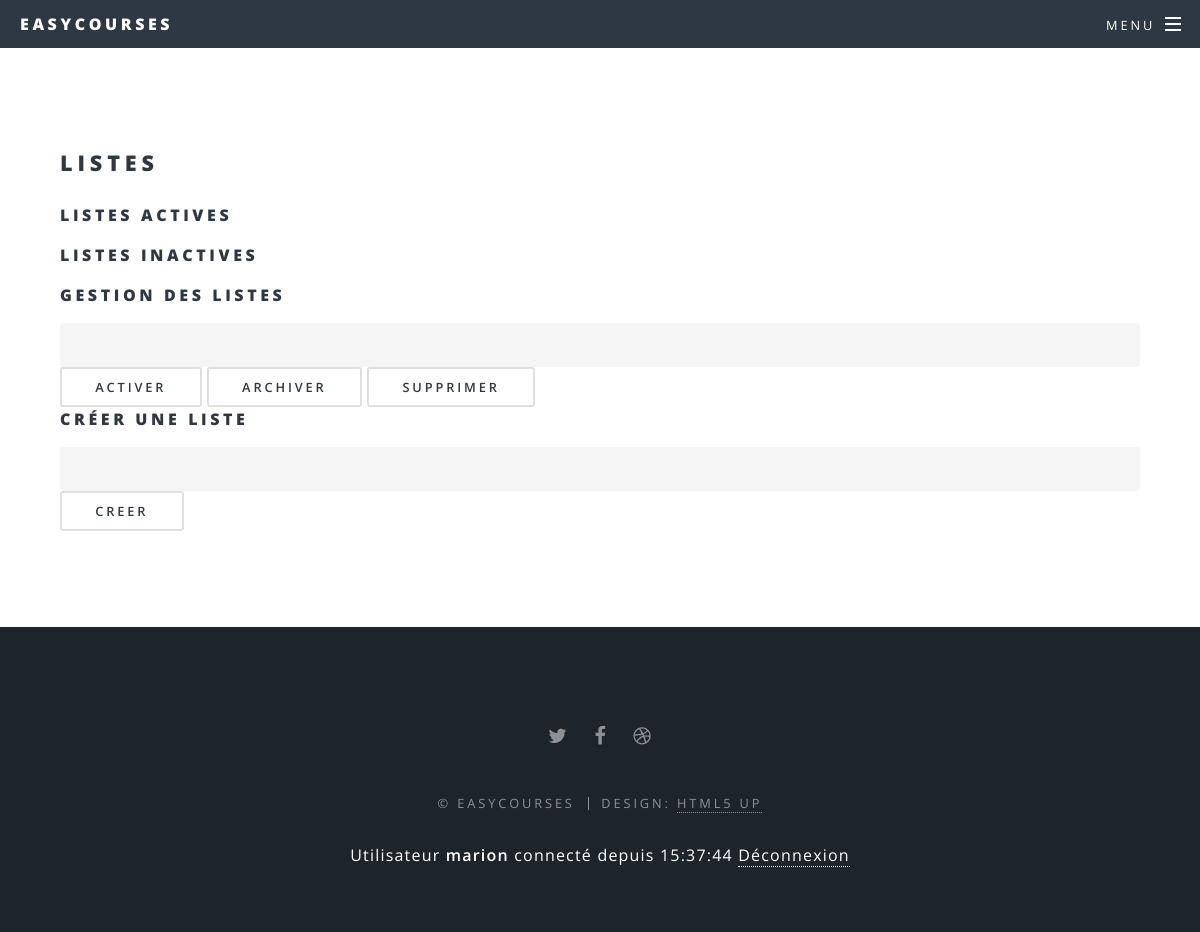
Page / (signed in) on the earlier database version.
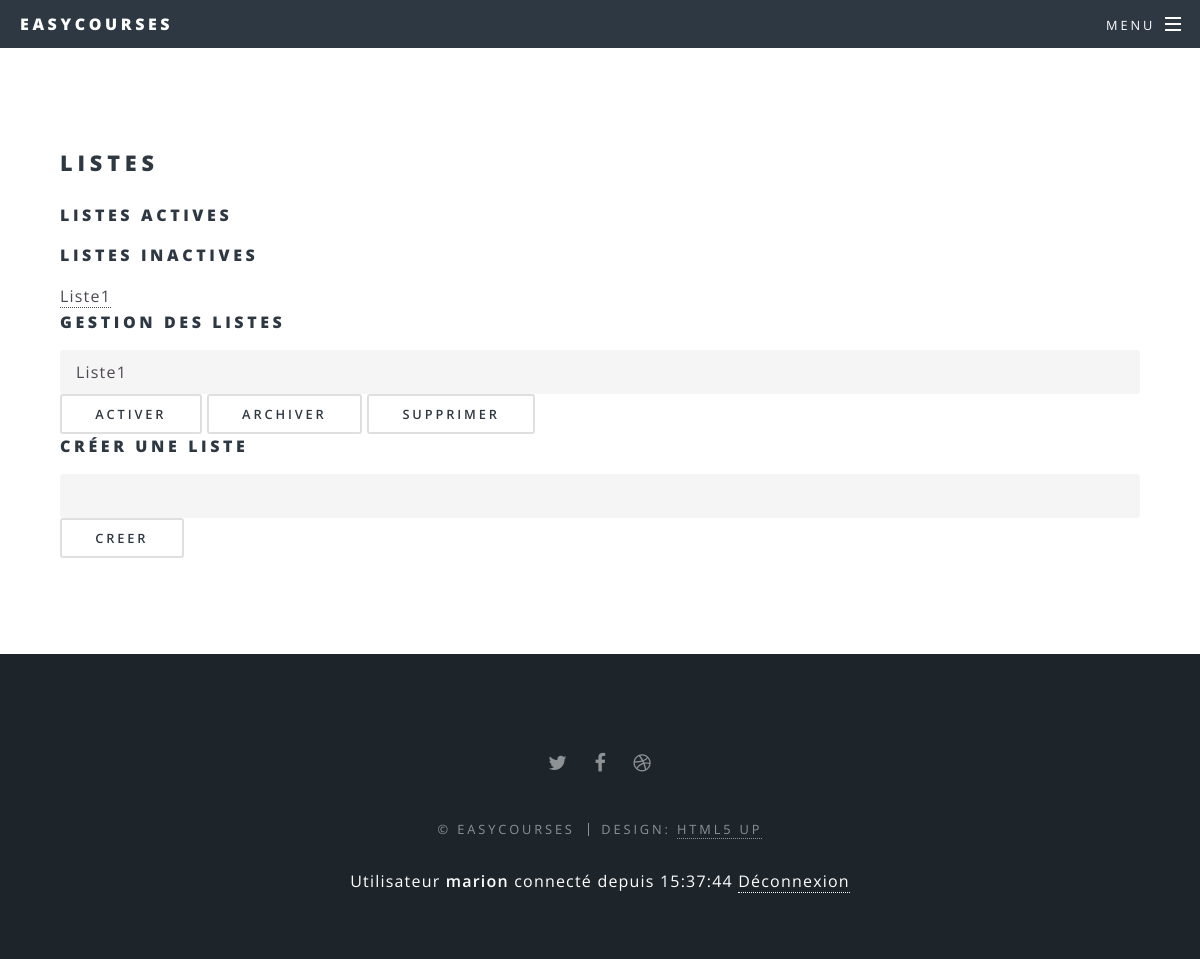
Same page on the later database version.
### tables this page shows
CREATE TABLE IF NOT EXISTS `listes` (
  `id` int(11) NOT NULL AUTO_INCREMENT COMMENT 'identifiant de la liste',
  `nom` varchar(20) NOT NULL COMMENT 'nom',
  `complete` tinyint(1) NOT NULL DEFAULT '0' COMMENT 'indique si la liste est complete',
  `idAuteur` int(11) NOT NULL COMMENT 'id de users, clé etrangere',
  PRIMARY KEY (`id`)
);

### libs/maLibUtils.php (called while the page is built, shortened)
<?php
	function valider($nom,$type="REQUEST") {
		switch($type) {
			case 'SESSION':
			if(isset($_SESSION[$nom]) && !($_SESSION[$nom] == ""))
				return $_SESSION[$nom];
			break;
		}
		return false;
	}
?>

### libs/maLibSQL.pdo.php (called while the page is built, shortened)
<?php
include_once "config.php";
function SQLSelect($sql)
{
 	global $BDD_host;
	global $BDD_base;
 	global $BDD_user;
 	global $BDD_password;
	try {
		$dbh = new PDO("mysql:host=$BDD_host;dbname=$BDD_base", $BDD_user, $BDD_password);
	} catch (PDOException $e) {
		die("<font color=\"red\">SQLSelect: Erreur de connexion : " . $e->getMessage() . "</font>");
	}
	$dbh->exec("SET CHARACTER SET utf8");
	$res = $dbh->query($sql);
	$num = $res->rowCount();
	if ($num==0) return false;
	else return $res;
}
?>

### libs/modele.php (called while the page is built, shortened)
<?php
include_once("maLibSQL.pdo.php");
function listerListes($mode="tout") {
	$SQL = "SELECT * FROM listes";
	if ($mode=="actives") $SQL .= " WHERE complete=1";
	if ($mode=="inactives") $SQL .= " WHERE complete=0";
	return parcoursRs(SQLSelect($SQL));
}
?>

### libs/maLibForms.php (the view, shortened to what this page needs)
<?php
function mkSelect($nomChampSelect, $tabData,$champValue, $champLabel,$selected=false,$champLabel2=false)
{
	$multiple="";
	echo "<select $multiple name=\"$nomChampSelect\">\n";
	foreach ($tabData as $data)
	{
		$sel = "";
		echo "<option $sel value=\"$data[$champValue]\">\n";
		echo  $data[$champLabel] . "\n";
		echo "</option>\n";
	}
	echo "</select>\n";
}
function mkForm($action="",$method="get")
{
	echo "<form action=\"$action\" method=\"$method\" >\n";
}
function endForm()
{
	echo "</form>\n";
}
function mkInput($type,$name,$value="",$attrs="")
{
	echo "<input $attrs type=\"$type\" name=\"$name\" value=\"$value\"/>\n";
}
function mkLiens($tabData,$champLabel, $champCible, $urlBase=false, $nomCible="")
{
	foreach($tabData as $data) {
		echo '<a href="';
		echo $urlBase . "&" . $nomCible . "=" ;
		echo $data[$champCible];
		echo '">';
		echo $data[$champLabel];
		echo "</a>\n<br />\n";
	}
}
?>

### Templates/header.php (shortened to what this page needs)
<!DOCTYPE HTML>
<html>
	<head>
		<link rel="stylesheet" href="assets/css/main.css" />
	</head>
<body>
<div id="page-wrapper">
		<header id="header">
			<h1>EasyCourses</h1>
			<nav id="nav">
				<ul>
					<li class="special">
						<a href="#menu" class="menuToggle"><span>Menu</span></a>
					</li>
				</ul>
			</nav>
		</header>
</div>

### index.php (shortened to what this page needs)
<?php
	include_once "libs/maLibUtils.php";
	include_once("libs/modele.php");
	include_once "libs/maLibSQL.pdo.php";
	include ("Templates/header.php");
	$view = "accueil";
	if(valider("connecte", "SESSION")) {
		switch ($view) {
			default :
				include 'Templates/listes.php';
			break;
		}
	}
	include 'Templates/footer.php';
?>

### Templates/listes.php (shortened to what this page needs)
<?php
include "libs/maLibForms.php";
 ?>
<article id="main">
	<section class="wrapper style5">
		<div class="inner">
			<section>
				<h2>Listes</h2>
				<h4>Listes actives</h4>
				<h4>Listes inactives</h4>
				<?php
				$listList = listerListes("inactives");
				mkLiens($listList,"nom","id","index.php?view=mlist","idList");
				?>
				<h4>Gestion des listes</h4>
				<?php
					mkForm("controleur.php");
					$toutesList = listerListes();
					mkSelect("idListe",$toutesList,"id", "nom");
					mkInput("submit","action","Activer");
					echo "<br/> <h4>Créer une Liste</h4>";
					endForm();
				?>
			</section>
		</div>
	</section>
</article>

### Templates/footer.php (shortened to what this page needs)
	<footer id="footer">
		<ul class="icons">
			<li><a href="https://twitter.com/IG2i_ecLille" class="icon fa-twitter"><span class="label">Twitter</span></a></li>
			<li><a href="https://fr-fr.facebook.com/ig2i.lens" class="icon fa-facebook"><span class="label">Facebook</span></a></li>
			<li><a href="http://www.ig2i.fr/" class="icon fa-dribbble"><span class="label">Dribbble</span></a></li>
		</ul>
		<ul class="copyright">
			<li>&copy; Easycourses</li><li>Design: <a href="http://html5up.net">HTML5 UP</a></li>
		</ul>
		<?php
			if (valider("connecte","SESSION")) {
				echo "Utilisateur <b>$_SESSION[pseudo]</b> ";
				echo "connecté depuis $_SESSION[heureConnexion]";
				echo ' <a href="controleur.php?action=Deconnexion">Déconnexion</a>';
			}
		?>
	</footer>
	</body>
</html>

Differences in the rows shown:
added listes: nom "Liste1"
Other differences:
form field idListe: (not shown) → "Liste1"
